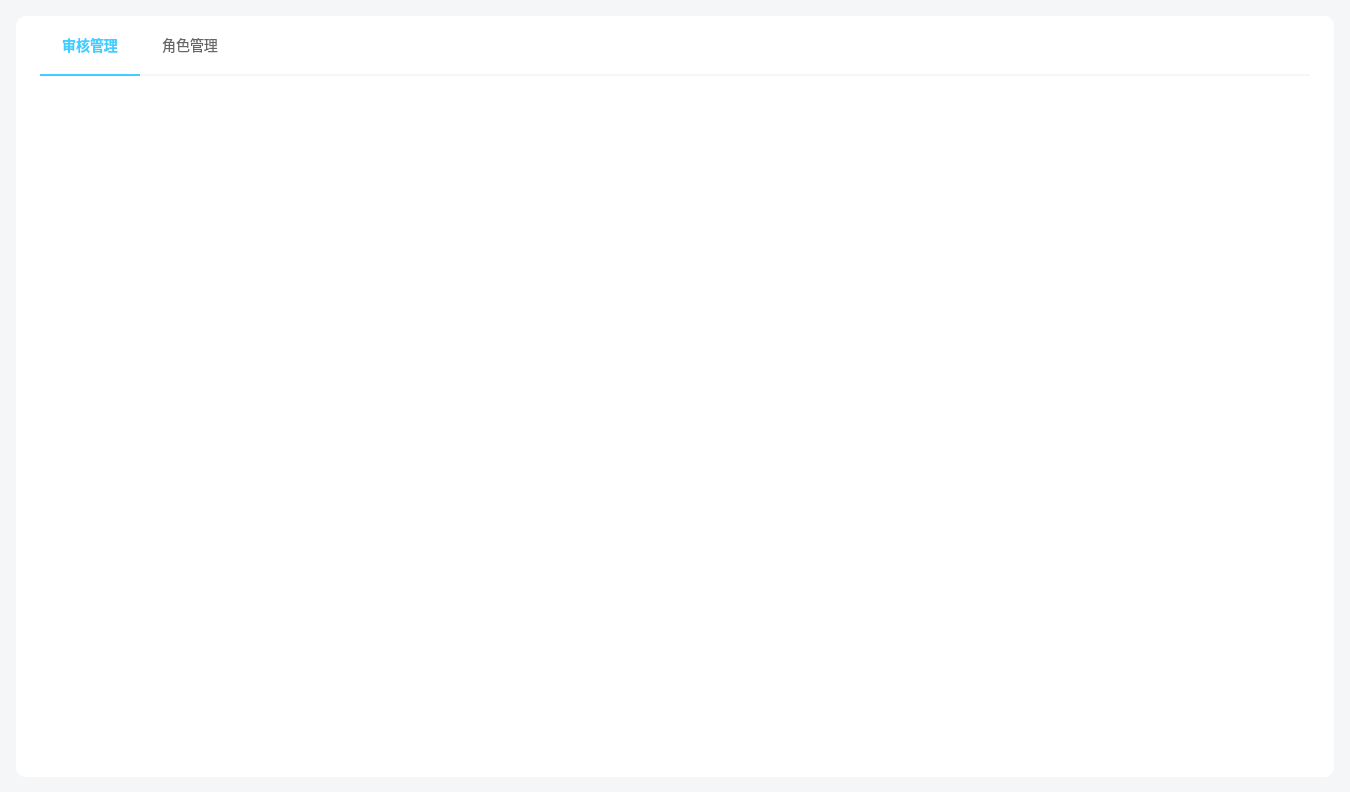
<?xml version="1.0" encoding="UTF-8"?>
<ui version="4.0">
 <class>AdminWidget</class>
 <widget class="QWidget" name="AdminWidget">
  <property name="geometry">
   <rect>
    <x>0</x>
    <y>0</y>
    <width>1350</width>
    <height>792</height>
   </rect>
  </property>
  <property name="windowTitle">
   <string>Form</string>
  </property>
  <layout class="QHBoxLayout" name="horizontalLayout">
   <property name="spacing">
    <number>0</number>
   </property>
   <property name="leftMargin">
    <number>0</number>
   </property>
   <property name="topMargin">
    <number>0</number>
   </property>
   <property name="rightMargin">
    <number>0</number>
   </property>
   <property name="bottomMargin">
    <number>0</number>
   </property>
   <item>
    <widget class="QWidget" name="backgroundWidget" native="true">
     <property name="styleSheet">
      <string notr="true">#backgroundWidget { background-color: #F5F6F8; }</string>
     </property>
     <layout class="QHBoxLayout" name="horizontalLayout_2">
      <property name="spacing">
       <number>0</number>
      </property>
      <property name="leftMargin">
       <number>16</number>
      </property>
      <property name="topMargin">
       <number>16</number>
      </property>
      <property name="rightMargin">
       <number>16</number>
      </property>
      <property name="bottomMargin">
       <number>15</number>
      </property>
      <item>
       <widget class="QWidget" name="container" native="true">
        <property name="styleSheet">
         <string notr="true">#container { background-color: #FFFFFF; border-radius: 10px; }</string>
        </property>
        <layout class="QVBoxLayout" name="verticalLayout">
         <property name="spacing">
          <number>15</number>
         </property>
         <property name="leftMargin">
          <number>24</number>
         </property>
         <property name="topMargin">
          <number>0</number>
         </property>
         <property name="rightMargin">
          <number>24</number>
         </property>
         <property name="bottomMargin">
          <number>0</number>
         </property>
         <item>
          <widget class="QFrame" name="btnBox">
           <property name="minimumSize">
            <size>
             <width>0</width>
             <height>60</height>
            </size>
           </property>
           <property name="maximumSize">
            <size>
             <width>16777215</width>
             <height>60</height>
            </size>
           </property>
           <property name="styleSheet">
            <string notr="true">#btnBox{ border:none; border-bottom: 2px solid #F5F6F8 ; }</string>
           </property>
           <property name="frameShape">
            <enum>QFrame::Shape::StyledPanel</enum>
           </property>
           <property name="frameShadow">
            <enum>QFrame::Shadow::Raised</enum>
           </property>
           <layout class="QHBoxLayout" name="horizontalLayout_3">
            <property name="spacing">
             <number>0</number>
            </property>
            <property name="leftMargin">
             <number>0</number>
            </property>
            <property name="topMargin">
             <number>0</number>
            </property>
            <property name="rightMargin">
             <number>0</number>
            </property>
            <property name="bottomMargin">
             <number>0</number>
            </property>
            <item>
             <widget class="QPushButton" name="checkBtn">
              <property name="minimumSize">
               <size>
                <width>100</width>
                <height>60</height>
               </size>
              </property>
              <property name="maximumSize">
               <size>
                <width>100</width>
                <height>60</height>
               </size>
              </property>
              <property name="styleSheet">
               <string notr="true">#checkBtn { background-color: #FFFFFF; font-size: 14px; color: #3ECEFF; border:none; border-bottom: 2px solid #3ECEFF ; font-family:微软雅⿊; font-weight:bold; }</string>
              </property>
              <property name="text">
               <string>审核管理</string>
              </property>
             </widget>
            </item>
            <item>
             <widget class="QPushButton" name="roleBtn">
              <property name="minimumSize">
               <size>
                <width>100</width>
                <height>60</height>
               </size>
              </property>
              <property name="maximumSize">
               <size>
                <width>100</width>
                <height>60</height>
               </size>
              </property>
              <property name="styleSheet">
               <string notr="true">#roleBtn { background-color: #FFFFFF; font-size: 14px; color: #666666; border:none;border-bottom: 2px solid #F5F6F8; font-family:微软雅⿊; }</string>
              </property>
              <property name="text">
               <string>⻆⾊管理</string>
              </property>
             </widget>
            </item>
            <item>
             <spacer name="horizontalSpacer">
              <property name="orientation">
               <enum>Qt::Orientation::Horizontal</enum>
              </property>
              <property name="sizeHint" stdset="0">
               <size>
                <width>1067</width>
                <height>20</height>
               </size>
              </property>
             </spacer>
            </item>
           </layout>
          </widget>
         </item>
         <item>
          <widget class="QWidget" name="pageBox" native="true">
           <widget class="CheckTable" name="checkTable" native="true">
            <property name="geometry">
             <rect>
              <x>0</x>
              <y>0</y>
              <width>1270</width>
              <height>686</height>
             </rect>
            </property>
           </widget>
           <widget class="RoleTable" name="roleTable" native="true">
            <property name="geometry">
             <rect>
              <x>0</x>
              <y>0</y>
              <width>1270</width>
              <height>686</height>
             </rect>
            </property>
           </widget>
           <zorder>roleTable</zorder>
           <zorder>checkTable</zorder>
          </widget>
         </item>
        </layout>
       </widget>
      </item>
     </layout>
    </widget>
   </item>
  </layout>
 </widget>
 <customwidgets>
  <customwidget>
   <class>CheckTable</class>
   <extends>QWidget</extends>
   <header location="global">checktable.h</header>
   <container>1</container>
  </customwidget>
  <customwidget>
   <class>RoleTable</class>
   <extends>QWidget</extends>
   <header location="global">roletable.h</header>
   <container>1</container>
  </customwidget>
 </customwidgets>
 <resources/>
 <connections/>
</ui>
